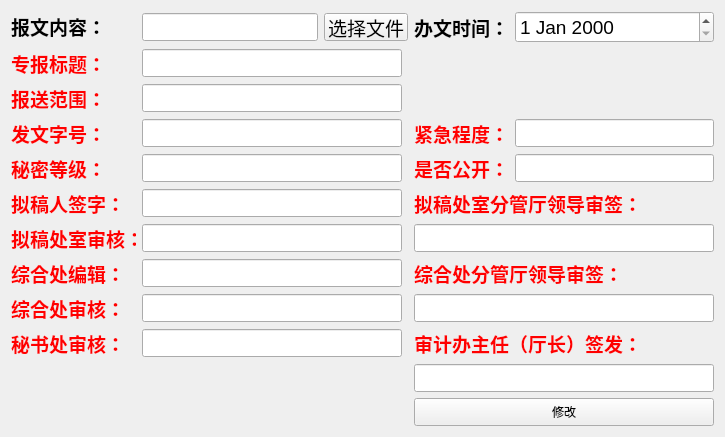
     <widget class="QWidget" name="page_basicinfo">
      <layout class="QGridLayout" name="gridLayout">
       <item row="0" column="0" colspan="2">
        <layout class="QHBoxLayout" name="horizontalLayout_2">
         <item>
          <widget class="QLabel" name="label_file">
           <property name="minimumSize">
            <size>
             <width>125</width>
             <height>0</height>
            </size>
           </property>
           <property name="maximumSize">
            <size>
             <width>125</width>
             <height>16777215</height>
            </size>
           </property>
           <property name="font">
            <font>
             <pointsize>14</pointsize>
             <weight>75</weight>
             <bold>true</bold>
            </font>
           </property>
           <property name="text">
            <string>&lt;html&gt;&lt;head/&gt;&lt;body&gt;&lt;p&gt;报文内容：&lt;/p&gt;&lt;/body&gt;&lt;/html&gt;</string>
           </property>
          </widget>
         </item>
         <item>
          <widget class="QLineEdit" name="lineEdit_file">
           <property name="sizePolicy">
            <sizepolicy hsizetype="Fixed" vsizetype="Fixed">
             <horstretch>0</horstretch>
             <verstretch>0</verstretch>
            </sizepolicy>
           </property>
           <property name="minimumSize">
            <size>
             <width>0</width>
             <height>28</height>
            </size>
           </property>
           <property name="maximumSize">
            <size>
             <width>16777215</width>
             <height>28</height>
            </size>
           </property>
           <property name="font">
            <font>
             <pointsize>14</pointsize>
            </font>
           </property>
          </widget>
         </item>
         <item>
          <widget class="QPushButton" name="pushButton_file">
           <property name="sizePolicy">
            <sizepolicy hsizetype="Fixed" vsizetype="Fixed">
             <horstretch>0</horstretch>
             <verstretch>0</verstretch>
            </sizepolicy>
           </property>
           <property name="minimumSize">
            <size>
             <width>0</width>
             <height>28</height>
            </size>
           </property>
           <property name="maximumSize">
            <size>
             <width>150</width>
             <height>28</height>
            </size>
           </property>
           <property name="font">
            <font>
             <pointsize>14</pointsize>
            </font>
           </property>
           <property name="text">
            <string>选择文件</string>
           </property>
          </widget>
         </item>
        </layout>
       </item>
       <item row="0" column="2">
        <layout class="QFormLayout" name="formLayout_30">
         <item row="0" column="0">
          <widget class="QLabel" name="label_24">
           <property name="font">
            <font>
             <pointsize>14</pointsize>
             <weight>75</weight>
             <bold>true</bold>
            </font>
           </property>
           <property name="text">
            <string>办文时间：</string>
           </property>
          </widget>
         </item>
         <item row="0" column="1">
          <widget class="QDateEdit" name="dateEdit">
           <property name="font">
            <font>
             <pointsize>14</pointsize>
            </font>
           </property>
          </widget>
         </item>
        </layout>
       </item>
       <item row="1" column="0">
        <layout class="QFormLayout" name="formLayout_16">
         <item row="0" column="0">
          <widget class="QLabel" name="label">
           <property name="minimumSize">
            <size>
             <width>125</width>
             <height>0</height>
            </size>
           </property>
           <property name="font">
            <font>
             <pointsize>14</pointsize>
             <weight>75</weight>
             <bold>true</bold>
            </font>
           </property>
           <property name="text">
            <string>&lt;html&gt;&lt;head/&gt;&lt;body&gt;&lt;p&gt;&lt;span style=&quot; color:#ff0000;&quot;&gt;专报标题：&lt;/span&gt;&lt;/p&gt;&lt;/body&gt;&lt;/html&gt;</string>
           </property>
          </widget>
         </item>
         <item row="0" column="1">
          <widget class="QLineEdit" name="lineEdit">
           <property name="minimumSize">
            <size>
             <width>0</width>
             <height>28</height>
            </size>
           </property>
           <property name="maximumSize">
            <size>
             <width>16777215</width>
             <height>28</height>
            </size>
           </property>
          </widget>
         </item>
        </layout>
       </item>
       <item row="2" column="0">
        <layout class="QFormLayout" name="formLayout_17">
         <item row="0" column="0">
          <widget class="QLabel" name="label_16">
           <property name="minimumSize">
            <size>
             <width>125</width>
             <height>0</height>
            </size>
           </property>
           <property name="font">
            <font>
             <pointsize>14</pointsize>
             <weight>75</weight>
             <bold>true</bold>
            </font>
           </property>
           <property name="text">
            <string>&lt;html&gt;&lt;head/&gt;&lt;body&gt;&lt;p&gt;&lt;span style=&quot; color:#ff0000;&quot;&gt;报送范围：&lt;/span&gt;&lt;/p&gt;&lt;/body&gt;&lt;/html&gt;</string>
           </property>
          </widget>
         </item>
         <item row="0" column="1">
          <widget class="QLineEdit" name="lineEdit_2">
           <property name="minimumSize">
            <size>
             <width>0</width>
             <height>28</height>
            </size>
           </property>
           <property name="maximumSize">
            <size>
             <width>16777215</width>
             <height>28</height>
            </size>
           </property>
          </widget>
         </item>
        </layout>
       </item>
       <item row="3" column="0">
        <layout class="QFormLayout" name="formLayout_18">
         <item row="0" column="0">
          <widget class="QLabel" name="label_4">
           <property name="minimumSize">
            <size>
             <width>125</width>
             <height>0</height>
            </size>
           </property>
           <property name="font">
            <font>
             <pointsize>14</pointsize>
             <weight>75</weight>
             <bold>true</bold>
            </font>
           </property>
           <property name="text">
            <string>&lt;html&gt;&lt;head/&gt;&lt;body&gt;&lt;p&gt;&lt;span style=&quot; color:#ff0000;&quot;&gt;发文字号：&lt;/span&gt;&lt;/p&gt;&lt;/body&gt;&lt;/html&gt;</string>
           </property>
          </widget>
         </item>
         <item row="0" column="1">
          <widget class="QLineEdit" name="lineEdit_4">
           <property name="minimumSize">
            <size>
             <width>0</width>
             <height>28</height>
            </size>
           </property>
           <property name="maximumSize">
            <size>
             <width>16777215</width>
             <height>28</height>
            </size>
           </property>
          </widget>
         </item>
        </layout>
       </item>
       <item row="3" column="2">
        <layout class="QFormLayout" name="formLayout_25">
         <item row="0" column="0">
          <widget class="QLabel" name="label_5">
           <property name="font">
            <font>
             <pointsize>14</pointsize>
             <weight>75</weight>
             <bold>true</bold>
            </font>
           </property>
           <property name="text">
            <string>&lt;html&gt;&lt;head/&gt;&lt;body&gt;&lt;p&gt;&lt;span style=&quot; color:#ff0000;&quot;&gt;紧急程度：&lt;/span&gt;&lt;/p&gt;&lt;/body&gt;&lt;/html&gt;</string>
           </property>
          </widget>
         </item>
         <item row="0" column="1">
          <widget class="QLineEdit" name="lineEdit_13">
           <property name="minimumSize">
            <size>
             <width>0</width>
             <height>28</height>
            </size>
           </property>
           <property name="maximumSize">
            <size>
             <width>16777215</width>
             <height>28</height>
            </size>
           </property>
          </widget>
         </item>
        </layout>
       </item>
       <item row="4" column="0">
        <layout class="QFormLayout" name="formLayout_19">
         <item row="0" column="0">
          <widget class="QLabel" name="label_14">
           <property name="minimumSize">
            <size>
             <width>125</width>
             <height>0</height>
            </size>
           </property>
           <property name="font">
            <font>
             <pointsize>14</pointsize>
             <weight>75</weight>
             <bold>true</bold>
            </font>
           </property>
           <property name="text">
            <string>&lt;html&gt;&lt;head/&gt;&lt;body&gt;&lt;p&gt;&lt;span style=&quot; color:#ff0000;&quot;&gt;秘密等级：&lt;/span&gt;&lt;/p&gt;&lt;/body&gt;&lt;/html&gt;</string>
           </property>
          </widget>
         </item>
         <item row="0" column="1">
          <widget class="QLineEdit" name="lineEdit_5">
           <property name="minimumSize">
            <size>
             <width>0</width>
             <height>28</height>
            </size>
           </property>
           <property name="maximumSize">
            <size>
             <width>16777215</width>
             <height>28</height>
            </size>
           </property>
          </widget>
         </item>
        </layout>
       </item>
       <item row="4" column="2">
        <layout class="QFormLayout" name="formLayout_26">
         <item row="0" column="0">
          <widget class="QLabel" name="label_6">
           <property name="font">
            <font>
             <pointsize>14</pointsize>
             <weight>75</weight>
             <bold>true</bold>
            </font>
           </property>
           <property name="text">
            <string>&lt;html&gt;&lt;head/&gt;&lt;body&gt;&lt;p&gt;&lt;span style=&quot; color:#ff0000;&quot;&gt;是否公开：&lt;/span&gt;&lt;/p&gt;&lt;/body&gt;&lt;/html&gt;</string>
           </property>
          </widget>
         </item>
         <item row="0" column="1">
          <widget class="QLineEdit" name="lineEdit_14">
           <property name="minimumSize">
            <size>
             <width>0</width>
             <height>28</height>
            </size>
           </property>
           <property name="maximumSize">
            <size>
             <width>16777215</width>
             <height>28</height>
            </size>
           </property>
          </widget>
         </item>
        </layout>
       </item>
       <item row="5" column="0">
        <layout class="QFormLayout" name="formLayout_20">
         <item row="0" column="0">
          <widget class="QLabel" name="label_7">
           <property name="minimumSize">
            <size>
             <width>125</width>
             <height>0</height>
            </size>
           </property>
           <property name="font">
            <font>
             <pointsize>14</pointsize>
             <weight>75</weight>
             <bold>true</bold>
            </font>
           </property>
           <property name="text">
            <string>&lt;html&gt;&lt;head/&gt;&lt;body&gt;&lt;p&gt;&lt;span style=&quot; color:#ff0000;&quot;&gt;拟稿人签字：&lt;/span&gt;&lt;/p&gt;&lt;/body&gt;&lt;/html&gt;</string>
           </property>
          </widget>
         </item>
         <item row="0" column="1">
          <widget class="QLineEdit" name="lineEdit_8">
           <property name="minimumSize">
            <size>
             <width>0</width>
             <height>28</height>
            </size>
           </property>
           <property name="maximumSize">
            <size>
             <width>16777215</width>
             <height>28</height>
            </size>
           </property>
          </widget>
         </item>
        </layout>
       </item>
       <item row="5" column="2" rowspan="2">
        <layout class="QFormLayout" name="formLayout_27">
         <item row="0" column="0">
          <widget class="QLabel" name="label_8">
           <property name="minimumSize">
            <size>
             <width>300</width>
             <height>0</height>
            </size>
           </property>
           <property name="maximumSize">
            <size>
             <width>225</width>
             <height>16777215</height>
            </size>
           </property>
           <property name="font">
            <font>
             <pointsize>14</pointsize>
             <weight>75</weight>
             <bold>true</bold>
            </font>
           </property>
           <property name="text">
            <string>&lt;html&gt;&lt;head/&gt;&lt;body&gt;&lt;p&gt;&lt;span style=&quot; color:#ff0000;&quot;&gt;拟稿处室分管厅领导审签：&lt;/span&gt;&lt;/p&gt;&lt;/body&gt;&lt;/html&gt;</string>
           </property>
          </widget>
         </item>
         <item row="1" column="0" colspan="2">
          <widget class="QLineEdit" name="lineEdit_15">
           <property name="sizePolicy">
            <sizepolicy hsizetype="Ignored" vsizetype="Fixed">
             <horstretch>0</horstretch>
             <verstretch>0</verstretch>
            </sizepolicy>
           </property>
           <property name="minimumSize">
            <size>
             <width>180</width>
             <height>28</height>
            </size>
           </property>
          </widget>
         </item>
        </layout>
       </item>
       <item row="6" column="0">
        <layout class="QFormLayout" name="formLayout_21">
         <item row="0" column="0">
          <widget class="QLabel" name="label_9">
           <property name="minimumSize">
            <size>
             <width>125</width>
             <height>0</height>
            </size>
           </property>
           <property name="maximumSize">
            <size>
             <width>125</width>
             <height>16777215</height>
            </size>
           </property>
           <property name="font">
            <font>
             <pointsize>14</pointsize>
             <weight>75</weight>
             <bold>true</bold>
            </font>
           </property>
           <property name="text">
            <string>&lt;html&gt;&lt;head/&gt;&lt;body&gt;&lt;p&gt;&lt;span style=&quot; color:#ff0000;&quot;&gt;拟稿处室审核：&lt;/span&gt;&lt;/p&gt;&lt;/body&gt;&lt;/html&gt;</string>
           </property>
          </widget>
         </item>
         <item row="0" column="1">
          <widget class="QLineEdit" name="lineEdit_9">
           <property name="minimumSize">
            <size>
             <width>0</width>
             <height>28</height>
            </size>
           </property>
           <property name="maximumSize">
            <size>
             <width>16777215</width>
             <height>28</height>
            </size>
           </property>
          </widget>
         </item>
        </layout>
       </item>
       <item row="7" column="0">
        <layout class="QFormLayout" name="formLayout_22">
         <item row="0" column="0">
          <widget class="QLabel" name="label_10">
           <property name="minimumSize">
            <size>
             <width>125</width>
             <height>0</height>
            </size>
           </property>
           <property name="font">
            <font>
             <pointsize>14</pointsize>
             <weight>75</weight>
             <bold>true</bold>
            </font>
           </property>
           <property name="text">
            <string>&lt;html&gt;&lt;head/&gt;&lt;body&gt;&lt;p&gt;&lt;span style=&quot; color:#ff0000;&quot;&gt;综合处编辑：&lt;/span&gt;&lt;/p&gt;&lt;/body&gt;&lt;/html&gt;</string>
           </property>
          </widget>
         </item>
         <item row="0" column="1">
          <widget class="QLineEdit" name="lineEdit_10">
           <property name="minimumSize">
            <size>
             <width>0</width>
             <height>28</height>
            </size>
           </property>
           <property name="maximumSize">
            <size>
             <width>16777215</width>
             <height>28</height>
            </size>
           </property>
          </widget>
         </item>
        </layout>
       </item>
       <item row="7" column="2" rowspan="2">
        <layout class="QFormLayout" name="formLayout_28">
         <item row="1" column="0" colspan="2">
          <widget class="QLineEdit" name="lineEdit_16">
           <property name="minimumSize">
            <size>
             <width>0</width>
             <height>28</height>
            </size>
           </property>
           <property name="maximumSize">
            <size>
             <width>16777215</width>
             <height>28</height>
            </size>
           </property>
          </widget>
         </item>
         <item row="0" column="0" colspan="2">
          <widget class="QLabel" name="label_17">
           <property name="font">
            <font>
             <pointsize>14</pointsize>
             <weight>75</weight>
             <bold>true</bold>
            </font>
           </property>
           <property name="text">
            <string>&lt;html&gt;&lt;head/&gt;&lt;body&gt;&lt;p&gt;&lt;span style=&quot; color:#ff0000;&quot;&gt;综合处分管厅领导审签：&lt;/span&gt;&lt;/p&gt;&lt;/body&gt;&lt;/html&gt;</string>
           </property>
          </widget>
         </item>
        </layout>
       </item>
       <item row="8" column="0">
        <layout class="QFormLayout" name="formLayout_23">
         <item row="0" column="0">
          <widget class="QLabel" name="label_12">
           <property name="minimumSize">
            <size>
             <width>125</width>
             <height>0</height>
            </size>
           </property>
           <property name="font">
            <font>
             <pointsize>14</pointsize>
             <weight>75</weight>
             <bold>true</bold>
            </font>
           </property>
           <property name="text">
            <string>&lt;html&gt;&lt;head/&gt;&lt;body&gt;&lt;p&gt;&lt;span style=&quot; color:#ff0000;&quot;&gt;综合处审核：&lt;/span&gt;&lt;/p&gt;&lt;/body&gt;&lt;/html&gt;</string>
           </property>
          </widget>
         </item>
         <item row="0" column="1">
          <widget class="QLineEdit" name="lineEdit_11">
           <property name="minimumSize">
            <size>
             <width>0</width>
             <height>28</height>
            </size>
           </property>
           <property name="maximumSize">
            <size>
             <width>16777215</width>
             <height>28</height>
            </size>
           </property>
          </widget>
         </item>
        </layout>
       </item>
       <item row="9" column="0">
        <layout class="QFormLayout" name="formLayout_24">
         <item row="0" column="0">
          <widget class="QLabel" name="label_18">
           <property name="minimumSize">
            <size>
             <width>125</width>
             <height>0</height>
            </size>
           </property>
           <property name="font">
            <font>
             <pointsize>14</pointsize>
             <weight>75</weight>
             <bold>true</bold>
            </font>
           </property>
           <property name="text">
            <string>&lt;html&gt;&lt;head/&gt;&lt;body&gt;&lt;p&gt;&lt;span style=&quot; color:#ff0000;&quot;&gt;秘书处审核：&lt;/span&gt;&lt;/p&gt;&lt;/body&gt;&lt;/html&gt;</string>
           </property>
          </widget>
         </item>
         <item row="0" column="1">
          <widget class="QLineEdit" name="lineEdit_12">
           <property name="minimumSize">
            <size>
             <width>0</width>
             <height>28</height>
            </size>
           </property>
           <property name="maximumSize">
            <size>
             <width>16777215</width>
             <height>28</height>
            </size>
           </property>
          </widget>
         </item>
        </layout>
       </item>
       <item row="9" column="2">
        <layout class="QFormLayout" name="formLayout_29">
         <item row="0" column="0">
          <widget class="QLabel" name="label_15">
           <property name="minimumSize">
            <size>
             <width>300</width>
             <height>0</height>
            </size>
           </property>
           <property name="maximumSize">
            <size>
             <width>225</width>
             <height>16777215</height>
            </size>
           </property>
           <property name="font">
            <font>
             <pointsize>14</pointsize>
             <weight>75</weight>
             <bold>true</bold>
            </font>
           </property>
           <property name="text">
            <string>&lt;html&gt;&lt;head/&gt;&lt;body&gt;&lt;p&gt;&lt;span style=&quot; color:#ff0000;&quot;&gt;审计办主任（厅长）签发：&lt;/span&gt;&lt;/p&gt;&lt;/body&gt;&lt;/html&gt;</string>
           </property>
          </widget>
         </item>
         <item row="1" column="0" colspan="2">
          <widget class="QLineEdit" name="lineEdit_17">
           <property name="minimumSize">
            <size>
             <width>0</width>
             <height>28</height>
            </size>
           </property>
           <property name="maximumSize">
            <size>
             <width>16777215</width>
             <height>28</height>
            </size>
           </property>
          </widget>
         </item>
        </layout>
       </item>
       <item row="10" column="1" colspan="2" alignment="Qt::AlignRight">
        <widget class="QPushButton" name="pushButton_3">
         <property name="minimumSize">
          <size>
           <width>300</width>
           <height>28</height>
          </size>
         </property>
         <property name="maximumSize">
          <size>
           <width>300</width>
           <height>28</height>
          </size>
         </property>
         <property name="text">
          <string>修改</string>
         </property>
        </widget>
       </item>
      </layout>
     </widget>
